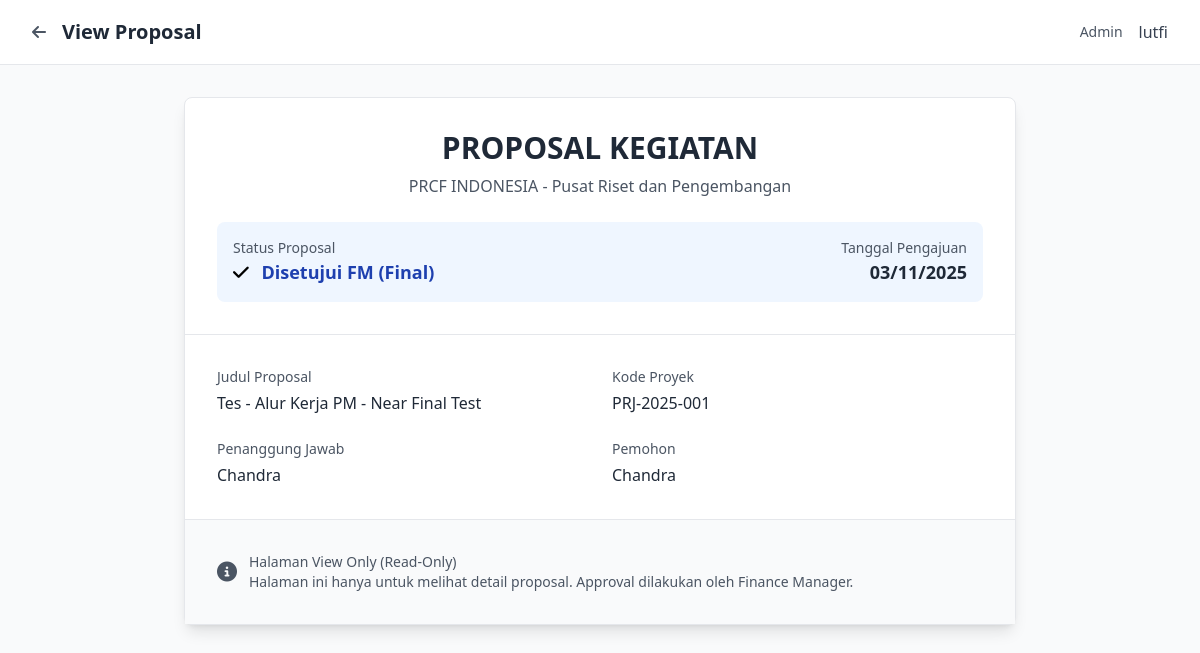
/pages/proposals/view_proposal.php?id=19 (signed in), run on the app's committed database.
### tables this page shows
CREATE TABLE `proposal` (
  `id_proposal` int(11) NOT NULL,
  `judul_proposal` varchar(255) NOT NULL,
  `pj` varchar(255) NOT NULL COMMENT 'Penanggung Jawab',
  `date` date DEFAULT NULL,
  `pemohon` varchar(255) DEFAULT NULL,
  `status` enum('draft','submitted','approved_fm','approved','rejected') DEFAULT 'draft' COMMENT 'draft=PM draft, submitted=waiting FM, approved_fm=FM approved waiting DIR, approved=DIR approved final, rejected=rejected',
  `catatan_fm` text DEFAULT NULL,
  `approved_by_fm` int(11) DEFAULT NULL,
  `fm_approval_date` datetime DEFAULT NULL,
  `kode_proyek` varchar(50) DEFAULT NULL,
  `tor` text DEFAULT NULL COMMENT 'Terms of Reference',
  `file_budget` varchar(255) DEFAULT NULL,
  `created_at` timestamp NOT NULL DEFAULT current_timestamp(),
  `updated_at` timestamp NOT NULL DEFAULT current_timestamp() ON UPDATE current_timestamp()
);

### pages/proposals/view_proposal.php (the view, shortened to what this page needs)
<?php
require_once '../../includes/config.php';
$user_role = $_SESSION['user_role'];
$user_name = $_SESSION['user_name'];
$proposal_id = $_GET['id'] ?? 0;
$return_dashboard = '../dashboards/';
switch ($user_role) {
    default:
        $return_dashboard .= 'dashboard_pm.php';
}
$stmt = $conn->prepare("SELECT p.*, u.nama as creator_name, u.email as creator_email
    FROM proposal p
    LEFT JOIN user u ON p.pemohon = u.nama
    WHERE p.id_proposal = ?");
$stmt->bind_param("i", $proposal_id);
$stmt->execute();
$proposal = $stmt->get_result()->fetch_assoc();
?>
<!DOCTYPE html>
<html lang="id">
<head>
    <script src="https://cdn.tailwindcss.com"></script>
    <link rel="stylesheet" href="https://cdnjs.cloudflare.com/ajax/libs/font-awesome/6.4.0/css/all.min.css">
</head>
<body class="bg-gray-50 min-h-screen">
    <header class="bg-white border-b border-gray-200 sticky top-0 z-50">
        <div class="max-w-7xl mx-auto px-4 sm:px-6 lg:px-8">
            <div class="flex justify-between items-center h-16">
                <div class="flex items-center space-x-4">
                    <a href="<?php echo $return_dashboard; ?>" class="text-gray-600 hover:text-gray-800">
                        <i class="fas fa-arrow-left"></i>
                    </a>
                    <h1 class="text-xl font-bold text-gray-800">View Proposal</h1>
                </div>
                <div class="flex items-center space-x-4">
                    <span class="text-sm text-gray-600"><?php echo $user_role; ?></span>
                    <span class="text-gray-700 font-medium"><?php echo $user_name; ?></span>
                </div>
            </div>
        </div>
    </header>
    <main class="max-w-4xl mx-auto px-4 sm:px-6 lg:px-8 py-8">
        <div class="bg-white rounded-lg shadow-lg border border-gray-200">
            <div class="p-8 border-b border-gray-200">
                <div class="text-center mb-6">
                    <h1 class="text-3xl font-bold text-gray-800 mb-2">PROPOSAL KEGIATAN</h1>
                    <p class="text-gray-600">PRCF INDONESIA - Pusat Riset dan Pengembangan</p>
                </div>
                <div class="space-y-4">
                    <div class="flex items-center justify-between p-4 bg-blue-50 rounded-lg">
                        <div>
                            <p class="text-sm text-gray-600">Status Proposal</p>
                            <p class="text-lg font-bold">
                                <?php
                                $status_text = [
                                    'draft' => 'Draft',
                                    'submitted' => 'Menunggu Review FM',
                                    'approved_fm' => 'Disetujui FM (Final)',
                                    'approved' => 'Disetujui FM (Final)',
                                    'rejected' => 'Ditolak'
                                ];
                                $status_class = [
                                    'draft' => 'text-gray-800',
                                    'submitted' => 'text-yellow-800',
                                    'approved_fm' => 'text-blue-800',
                                    'approved' => 'text-green-800',
                                    'rejected' => 'text-red-800'
                                ];
                                $status_icon = [
                                    'draft' => 'fa-file',
                                    'submitted' => 'fa-clock',
                                    'approved_fm' => 'fa-check',
                                    'approved' => 'fa-check-double',
                                    'rejected' => 'fa-times'
                                ];
                                ?>
                                <i class="fas <?php echo $status_icon[$proposal['status']] ?? 'fa-question'; ?> mr-2"></i>
                                <span class="<?php echo $status_class[$proposal['status']] ?? 'text-gray-800'; ?>">
                                    <?php echo $status_text[$proposal['status']] ?? $proposal['status']; ?>
                                </span>
                            </p>
                        </div>
                        <div class="text-right">
                            <p class="text-sm text-gray-600">Tanggal Pengajuan</p>
                            <p class="text-lg font-bold text-gray-800">
                                <?php echo date('d/m/Y', strtotime($proposal['date'])); ?>
                            </p>
                        </div>
                    </div>
                </div>
            </div>
            <div class="p-8 space-y-6">
                <div class="grid grid-cols-1 md:grid-cols-2 gap-6">
                    <div>
                        <label class="block text-sm font-medium text-gray-600 mb-1">Judul Proposal</label>
                        <p class="text-gray-800 font-medium"><?php echo htmlspecialchars($proposal['judul_proposal']); ?></p>
                    </div>
                    <div>
                        <label class="block text-sm font-medium text-gray-600 mb-1">Kode Proyek</label>
                        <p class="text-gray-800 font-medium"><?php echo htmlspecialchars($proposal['kode_proyek']); ?></p>
                    </div>
                </div>
                <div class="grid grid-cols-1 md:grid-cols-2 gap-6">
                    <div>
                        <label class="block text-sm font-medium text-gray-600 mb-1">Penanggung Jawab</label>
                        <p class="text-gray-800 font-medium"><?php echo htmlspecialchars($proposal['pj']); ?></p>
                    </div>
                    <div>
                        <label class="block text-sm font-medium text-gray-600 mb-1">Pemohon</label>
                        <p class="text-gray-800 font-medium"><?php echo htmlspecialchars($proposal['pemohon']); ?></p>
                    </div>
                </div>
            </div>
            <div class="p-8 border-t border-gray-200 bg-gray-50">
                <div class="flex items-center text-gray-600">
                    <i class="fas fa-info-circle text-xl mr-3"></i>
                    <div class="text-sm">
                        <p class="font-medium">Halaman View Only (Read-Only)</p>
                        <p>Halaman ini hanya untuk melihat detail proposal. Approval dilakukan oleh Finance Manager.</p>
                    </div>
                </div>
            </div>
        </div>
    </main>
</body>
</html>

### data on the page
proposal: status "Disetujui FM (Final)", date "03/11/2025", judul_proposal "Tes - Alur Kerja PM - Near Final Test", kode_proyek "PRJ-2025-001", pj "Chandra", pemohon "Chandra"

### other printed values
$user_role "Admin"
$user_name "lutfi"
